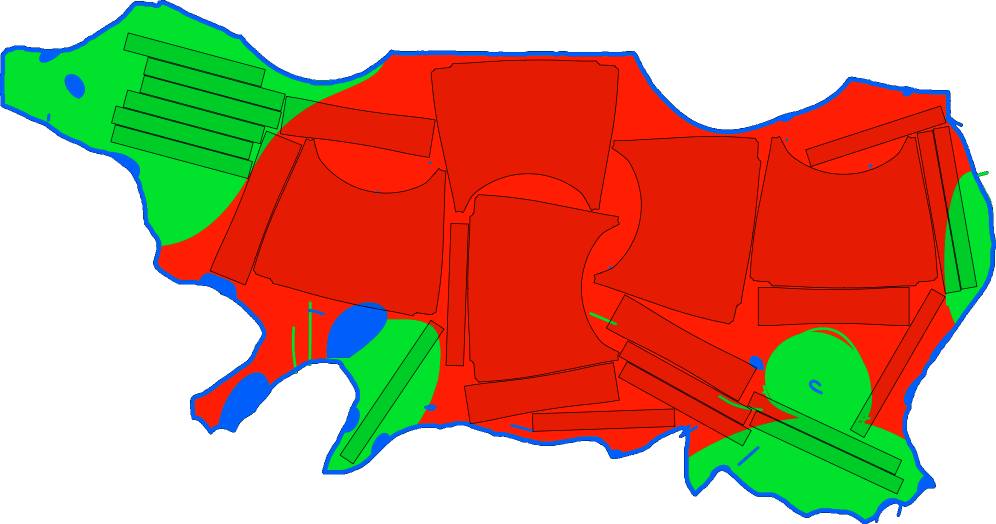
#> input picture dataset/N-code(png)/1. N0696153.png, 1992 x 1048 px (shown at 1/2 size); its folder holds only this picture in this run
$ python -i util.py   (imports and definitions only)
#> lines starting #> are read from the running program, lines starting #| are printed output that depends on the picture; after the words box and inside, x2 and y2 are one past the last pixel; in counts of white or black regions, pixels touching at a corner belong together
"""python src/util/util.py

Utility functions for utilization extraction (red area) from nesting PNGs.
Provides: find_png_files, analyze_image, analyze_image_wrapper, process_all.
"""
from __future__ import annotations
import os
import glob
from typing import List, Dict, Tuple

from PIL import Image
import numpy as np


# [6 lines left out: function find_png_files, not called in this run]


def analyze_image(image_path: str,
                  alpha_threshold: int = 10,
                  red_hue_tol: int = 10,
                  red_sat_min: int = 50,
                  red_val_min: int = 50,
                  black_thresh: int = 50,
                  scale: int = 1,
                  min_area: int = 20,
                  max_area_ratio: float = 0.9,
                  morph_kernel: int = 3,
                  morph_iter: int = 1,
                  dilate_iter: int = 0) -> Tuple[int, int, int]:
    """Return (red_pixels, used_red_pixels, piece_count).

    Uses HSV-based red mask and flood-fill interior recovery (raster-based).
    Saves debug images under outputs/debug/<basename>/: red_mask.png, piece_mask.png, overlap.png
    """
#> called with alpha_threshold = 10, red_hue_tol = 10, red_sat_min = 50, red_val_min = 50, black_thresh = 50, scale = 1, min_area = 20, max_area_ratio = 0.9
    try:
        import cv2
    except Exception as e:
        raise RuntimeError("OpenCV (cv2) is required. Install with 'pip install opencv-python'.") from e

    im = Image.open(image_path)
#> im is the input picture: PIL image 1992x1048 RGBA; mean R, G, B, A 197.6, 147.5, 117.9, 153.5
    if scale and scale > 1:
        new_size = (im.width * scale, im.height * scale)
        im = im.resize(new_size, resample=Image.BILINEAR)

    rgba = im.convert("RGBA")
    arr = np.array(rgba)
    if arr.ndim != 3 or arr.shape[2] < 4:
        raise ValueError("Unexpected image shape")

    R = arr[:, :, 0].astype(np.uint8)
    G = arr[:, :, 1].astype(np.uint8)
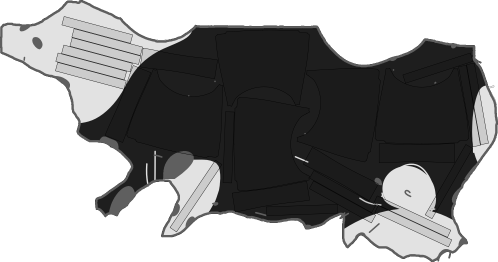
#> G: shape (1048, 1992) (shown at 1/4 size); min 0, max 255, mean 147.5
    B = arr[:, :, 2].astype(np.uint8)
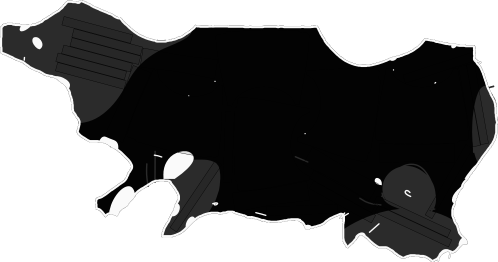
#> B: shape (1048, 1992) (shown at 1/4 size); min 0, max 255, mean 117.9
    A = arr[:, :, 3].astype(np.uint8)
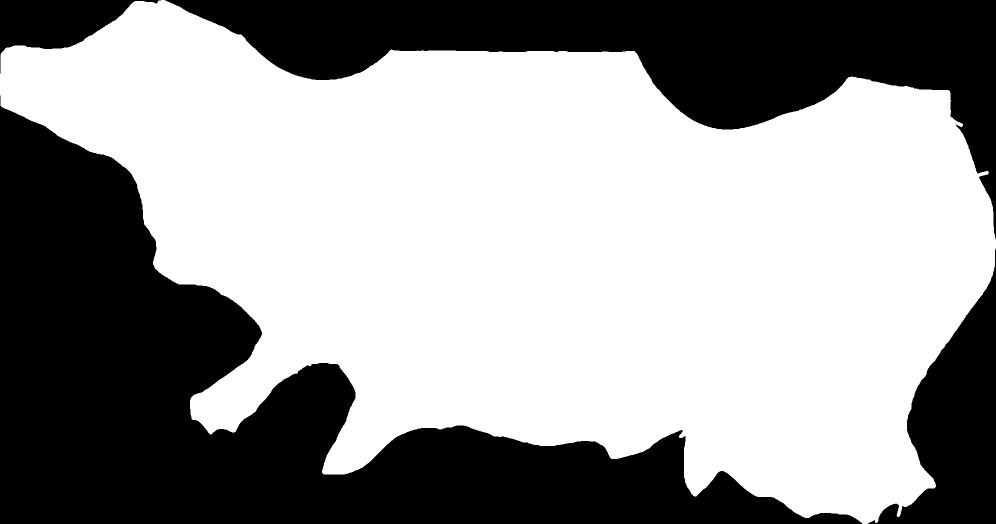
#> A: shape (1048, 1992) (shown at 1/2 size); 60.2% white; 4 black regions, box (x1, y1, x2, y2) and area: (0, 191, 1725, 1048) 493111, (330, 0, 1992, 479) 253105, (1735, 497, 1992, 1048) 64108, (0, 0, 322, 147) 20590

    mask_alpha = A > alpha_threshold

    # HSV red mask
    bgr = np.dstack((B, G, R))
    hsv = cv2.cvtColor(bgr, cv2.COLOR_BGR2HSV)
#> hsv: shape (1048, 1992, 3); mean H, S, V 15.2, 151.3, 237.8
    lower1 = np.array([0, red_sat_min, red_val_min], dtype=np.uint8)
    upper1 = np.array([red_hue_tol, 255, 255], dtype=np.uint8)
    lower2 = np.array([180 - red_hue_tol, red_sat_min, red_val_min], dtype=np.uint8)
    upper2 = np.array([179, 255, 255], dtype=np.uint8)
    m1 = cv2.inRange(hsv, lower1, upper1)
#> m1: shape (1048, 1992); 40.8% white; 11 white regions (9 under 20 px), largest, box (x1, y1, x2, y2) and area: (316, 110, 1943, 914) 852231, (1627, 660, 1706, 698) 444
    m2 = cv2.inRange(hsv, lower2, upper2)
#> m2: shape (1048, 1992); every value is 0
    red_mask = cv2.bitwise_or(m1, m2)

    # small morphology to reduce AA noise
    small_k = cv2.getStructuringElement(cv2.MORPH_ELLIPSE, (3, 3))
    red_mask = cv2.morphologyEx(red_mask, cv2.MORPH_OPEN, small_k, iterations=1)
#> red_mask: shape (1048, 1992); 40.8% white; 2 white regions, box (x1, y1, x2, y2) and area: (316, 110, 1942, 913) 850481, (1631, 660, 1701, 692) 426
    red_mask = cv2.morphologyEx(red_mask, cv2.MORPH_CLOSE, small_k, iterations=1)
#> red_mask: shape (1048, 1992); 41.3% white; 2 white regions, box (x1, y1, x2, y2) and area: (316, 110, 1942, 913) 861602, (1631, 660, 1701, 692) 426

    red_mask[~mask_alpha] = 0
    red_bool = red_mask.astype(bool)

    # New method per request: contour-based piece mask (no floodfill, no bbox fallback)
    gray = (0.299 * R.astype(np.float32) + 0.587 * G.astype(np.float32) + 0.114 * B.astype(np.float32)).astype(np.uint8)
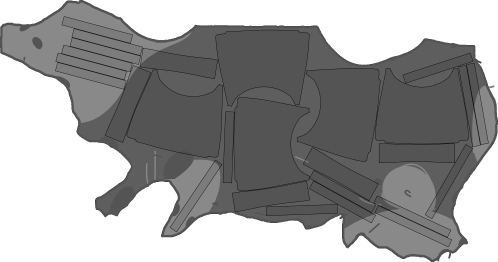
#> gray: shape (1048, 1992) (shown at 1/4 size); min 0, max 255, mean 158.7
    gray_blur = cv2.GaussianBlur(gray, (5, 5), 0)
    # black by low V
    _, black_mask = cv2.threshold(gray_blur, black_thresh, 255, cv2.THRESH_BINARY_INV)
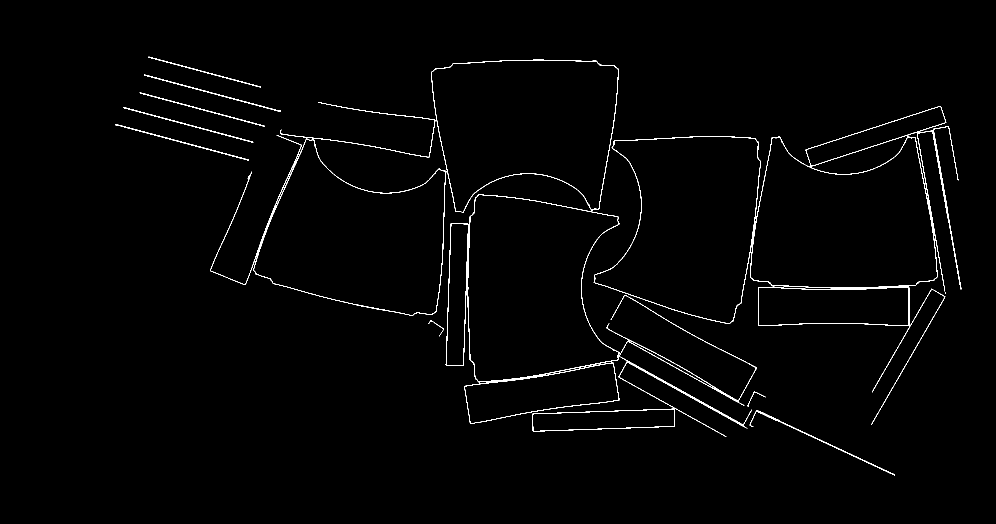
#> black_mask: shape (1048, 1992) (shown at 1/2 size); 1.2% white in thin lines or dots, all inside (x1, y1, x2, y2) = (230, 113, 1924, 951)

    # minimal closing to join thin lines
    k = 3
    kernel3 = cv2.getStructuringElement(cv2.MORPH_RECT, (3, 3))
    black_closed = cv2.morphologyEx(black_mask, cv2.MORPH_CLOSE, kernel3, iterations=1)

    # find contours (RETR_LIST to preserve internal structures)
    contours, _ = cv2.findContours(black_closed, cv2.RETR_LIST, cv2.CHAIN_APPROX_SIMPLE)
#> contours = 45 contours, 17 with area under 20; largest, box (x1, y1, x2, y2) and area: (420, 119, 1514, 874) 325503, (1187, 212, 1924, 850) 214228, (1500, 274, 1875, 576) 86154, (1189, 273, 1522, 648) 86152, (935, 389, 1238, 764) 86151

    h, w = gray.shape
    img_area = h * w
    min_area_pixels = max(1, int(img_area * 0.00005))
    max_area = int(img_area * float(max_area_ratio)) if max_area_ratio and max_area_ratio > 0 else img_area

    piece_mask = np.zeros((h, w), dtype=np.uint8)
    piece_pixels = 0
    accepted_count = 0
    for cnt in contours:
        area = int(cv2.contourArea(cnt))
        if area < min_area_pixels:
            continue
        if area > max_area:
            continue
        # fill contour interior
        cv2.drawContours(piece_mask, [cnt], -1, color=255, thickness=cv2.FILLED)
        piece_pixels += area
        accepted_count += 1
#> this loop made 45 passes
#> (area, piece_pixels) on passes 1, 2, 14, 17, 20, 21, 25, 27: (456, 456), (9763, 10219), (21412, 31631), (797, 32428), (21365, 53793), (261, 54054), (9763, 63817), (86151, 149968)
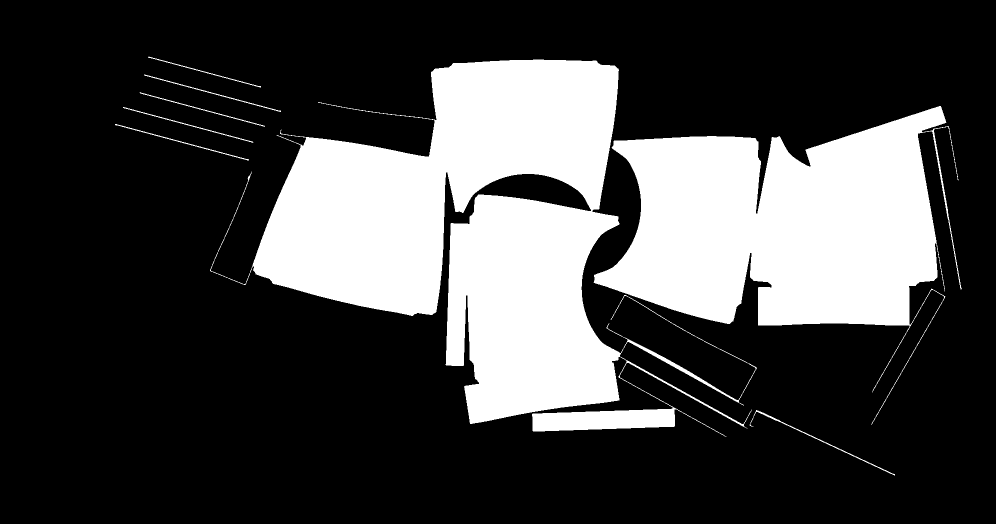
#> piece_mask: shape (1048, 1992) (shown at 1/2 size); 26.3% white; 8 white regions, largest, box (x1, y1, x2, y2) and area: (420, 119, 1514, 874) 329793, (1187, 212, 1924, 850) 216656, (1499, 820, 1790, 951) 770
#> after the loop, accepted_count = 23; piece_pixels = 1071347

    piece_mask_final = piece_mask.astype(bool)

    red_pixels = int(np.count_nonzero(red_bool))
#> red_pixels = 862028
    used_red_pixels = int(np.count_nonzero(red_bool & piece_mask_final))
#> used_red_pixels = 542320

    piece_ratio = (piece_pixels / red_pixels) if red_pixels else 0.0
#> piece_ratio = 1.24
    warning = (piece_ratio < 0.20) or (piece_ratio > 0.95)
#> warning = True

    # debug images
    try:
        base = os.path.splitext(os.path.basename(image_path))[0]
        out_dir = os.path.normpath(os.path.join(os.path.dirname(__file__), '..', '..', 'outputs', 'debug', base))
        os.makedirs(out_dir, exist_ok=True)
        cv2.imwrite(os.path.join(out_dir, 'black_mask.png'), black_closed)
        cv2.imwrite(os.path.join(out_dir, 'red_mask.png'), red_mask)
        cv2.imwrite(os.path.join(out_dir, 'piece_mask.png'), (piece_mask_final.astype(np.uint8) * 255))
        overlap = np.zeros((h, w, 3), dtype=np.uint8)
        overlap[red_bool] = (0, 0, 255)
        overlap[piece_mask_final] = (255, 0, 0)
        cv2.imwrite(os.path.join(out_dir, 'overlap.png'), overlap)
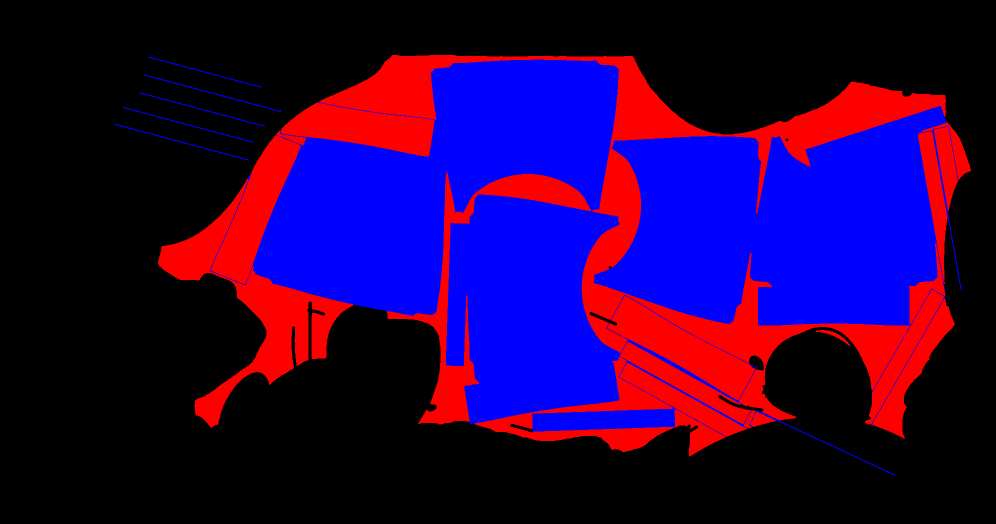
#> saved as overlap.png: shape (1048, 1992, 3) (shown at 1/2 size); mean B, G, R 67.2, 0, 39.1
    except Exception:
        pass

    return red_pixels, used_red_pixels, accepted_count, int(np.count_nonzero(black_closed)), piece_pixels, piece_ratio, warning


# [47 lines left out: functions analyze_image_wrapper, process_all, not called in this run]

>>> result = analyze_image('../../dataset/N-code(png)/1. N0696153.png')
#> result = (862028, 542320, 23, 25759, 1071347, 1.24, True)

$ run again, on dataset/N-code(png)/10. N0696171.png
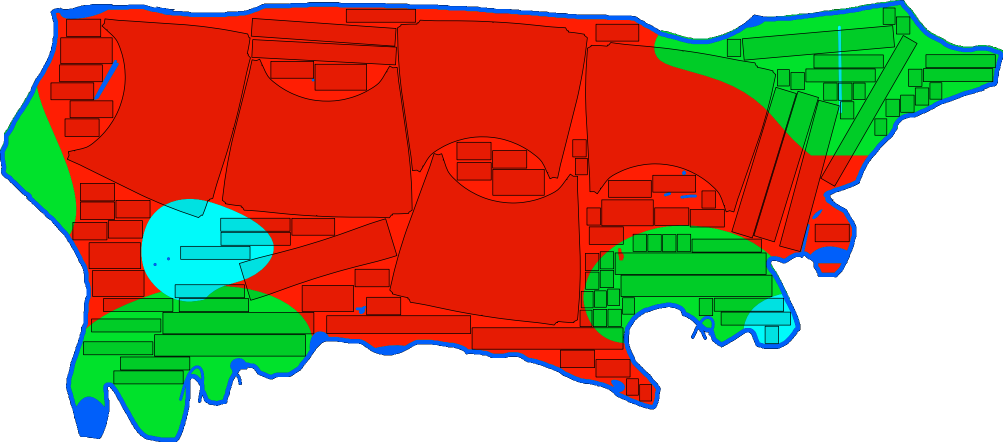
#> input picture dataset/N-code(png)/10. N0696171.png, 2006 x 884 px (shown at 1/2 size)
#> in analyze_image, im is the input picture: PIL image 2006x884 RGBA; mean R, G, B, A 185.3, 137.3, 107.3, 170.1
#> A: shape (884, 2006); 66.7% white; 5 black regions (1 under 20 px), largest, box (x1, y1, x2, y2) and area: (354, 119, 2006, 884) 441306, (0, 321, 317, 884) 76265, (0, 0, 1791, 299) 58232, (1808, 0, 2006, 100) 14433
#> hsv: shape (884, 2006, 3); mean H, S, V 18.1, 166.4, 231.3
#> m1: shape (884, 2006); 43.4% white; 38 white regions (2 under 20 px), largest, box (x1, y1, x2, y2) and area: (75, 14, 1736, 698) 677448, (952, 686, 1311, 809) 13032, (945, 656, 1246, 698) 11466
#> m2: shape (884, 2006); every value is 0
#> red_bool: shape (884, 2006) bool; 44.1% white; 3 white regions, box (x1, y1, x2, y2) and area: (75, 14, 1735, 809) 780731, (1637, 527, 1682, 545) 660, (1237, 497, 1247, 521) 165
#> black_mask: shape (884, 2006); 1.9% white in thin lines or dots, all inside (x1, y1, x2, y2) = (101, 18, 1991, 803)
#> contours = 125 contours, 41 with area under 20; largest, box (x1, y1, x2, y2) and area: (101, 18, 1606, 803) 435428, (795, 40, 1175, 356) 88560, (445, 119, 824, 436) 88548, (780, 308, 1161, 650) 88535, (178, 485, 289, 593) 10968
#> the loop in analyze_image, `for cnt in contours:` made 125 passes
#> (area, piece_pixels) on passes 1, 3, 5, 6, 9, 11, 14, 17: (731, 731), (751, 1482), (126, 1608), (2276, 3884), (2335, 6219), (566, 6785), (10038, 16823), (142, 16965)
#> after the loop in analyze_image, `for cnt in contours:`:
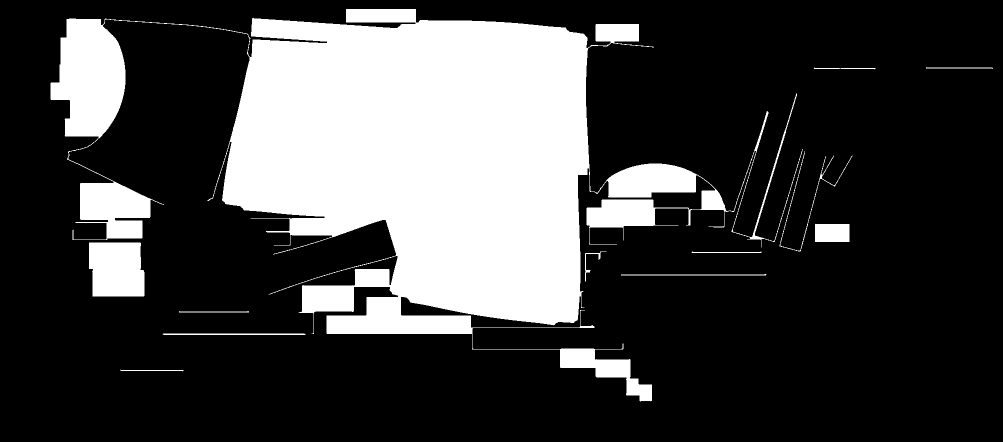
#> piece_mask: shape (884, 2006) (shown at 1/2 size); 26% white; 12 white regions, largest, box (x1, y1, x2, y2) and area: (101, 18, 1606, 803) 442741, (178, 485, 289, 593) 11184, (1630, 448, 1699, 484) 2484
#> after the loop in analyze_image, `for cnt in contours:`: accepted_count = 73; piece_pixels = 885994
#> red_pixels = 781556
#> used_red_pixels = 450241
#> piece_ratio = 1.13
#> warning = True
#> in analyze_image, `cv2.imwrite(os.path.join(out_dir, 'overlap.png'), overlap)`:
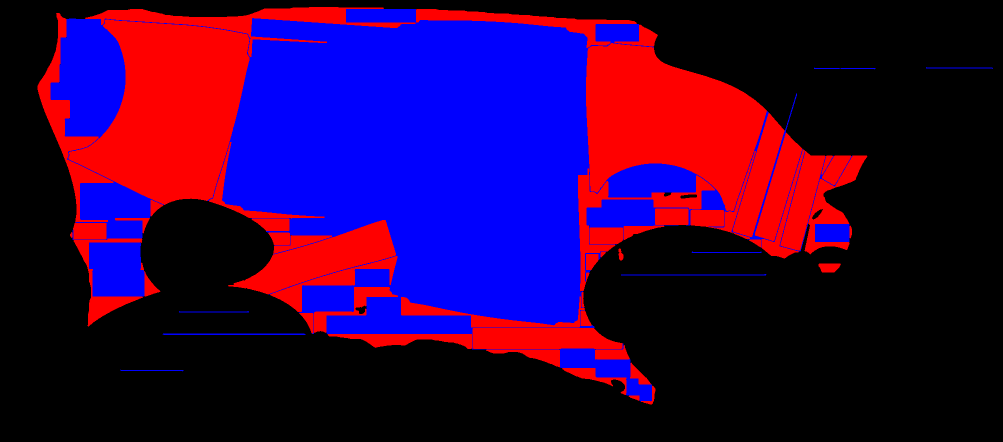
#> saved as overlap.png: shape (884, 2006, 3) (shown at 1/2 size); mean B, G, R 66.2, 0, 47.6
#> result = (781556, 450241, 73, 34946, 885994, 1.13, True)

$ run again, on dataset/N-code(png)/11. N0696173.png
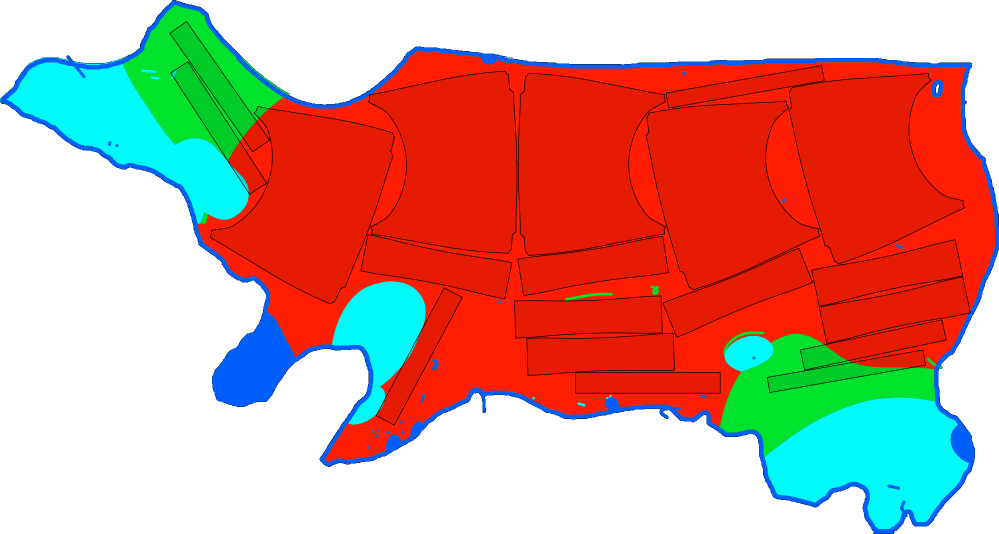
#> input picture dataset/N-code(png)/11. N0696173.png, 1998 x 1067 px (shown at 1/2 size)
#> in analyze_image, im is the input picture: PIL image 1998x1067 RGBA; mean R, G, B, A 205, 152.9, 139.8, 145.6
#> A: shape (1067, 1998); 57.1% white; 5 black regions, box (x1, y1, x2, y2) and area: (0, 204, 1748, 1067) 615945, (352, 0, 1998, 428) 217293, (1788, 499, 1998, 1067) 43201, (0, 0, 345, 197) 38369, (1872, 169, 1878, 186) 74
#> hsv: shape (1067, 1998, 3); mean H, S, V 15.1, 143.6, 242.4
#> m1: shape (1067, 1998); 40.5% white; 2 white regions (1 under 20 px), largest, box (x1, y1, x2, y2) and area: (395, 102, 1990, 924) 863614
#> m2: shape (1067, 1998); every value is 0
#> red_bool: shape (1067, 1998) bool; 41% white; 3 white regions (1 under 20 px), largest, box (x1, y1, x2, y2) and area: (395, 102, 1990, 924) 873554, (1462, 669, 1501, 688) 114
#> black_mask: shape (1067, 1998); 0.84% white in thin lines or dots, all inside (x1, y1, x2, y2) = (419, 131, 1941, 851)
#> contours = 38 contours, 13 with area under 20; largest, box (x1, y1, x2, y2) and area: (419, 131, 1941, 787) 507760, (1036, 146, 1330, 511) 81516, (1292, 202, 1639, 579) 81496, (1578, 147, 1928, 527) 81494, (738, 142, 1034, 507) 81468
#> the loop in analyze_image, `for cnt in contours:` made 38 passes
#> (area, piece_pixels) on passes 1, 7, 8, 9, 11, 12, 13, 14: (11838, 11838), (20249, 32087), (1512, 33599), (784, 34383), (133, 34516), (1542, 36058), (20268, 56326), (20273, 76599)
#> after the loop in analyze_image, `for cnt in contours:`:
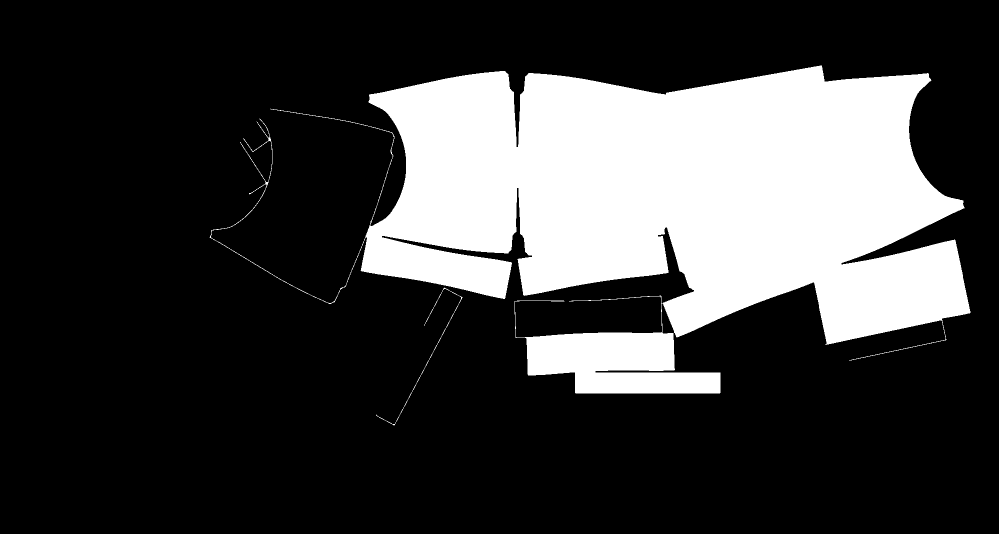
#> piece_mask: shape (1067, 1998) (shown at 1/2 size); 24.1% white; 2 white regions, box (x1, y1, x2, y2) and area: (419, 131, 1941, 787) 513063, (752, 575, 925, 851) 537
#> after the loop in analyze_image, `for cnt in contours:`: accepted_count = 23; piece_pixels = 1009978
#> red_pixels = 873682
#> used_red_pixels = 511867
#> piece_ratio = 1.16
#> warning = True
#> in analyze_image, `cv2.imwrite(os.path.join(out_dir, 'overlap.png'), overlap)`:
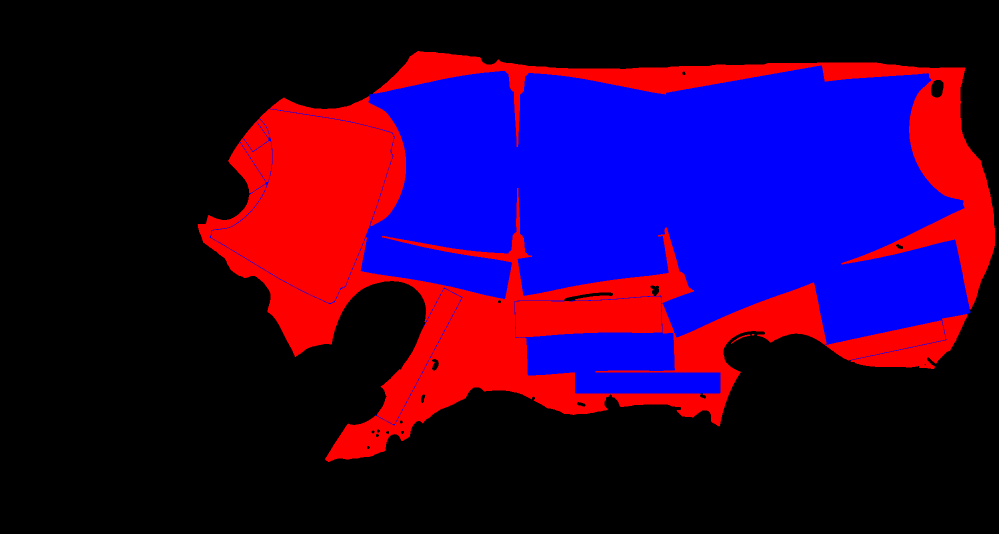
#> saved as overlap.png: shape (1067, 1998, 3) (shown at 1/2 size); mean B, G, R 61.4, 0, 43.3
#> result = (873682, 511867, 23, 18451, 1009978, 1.16, True)
